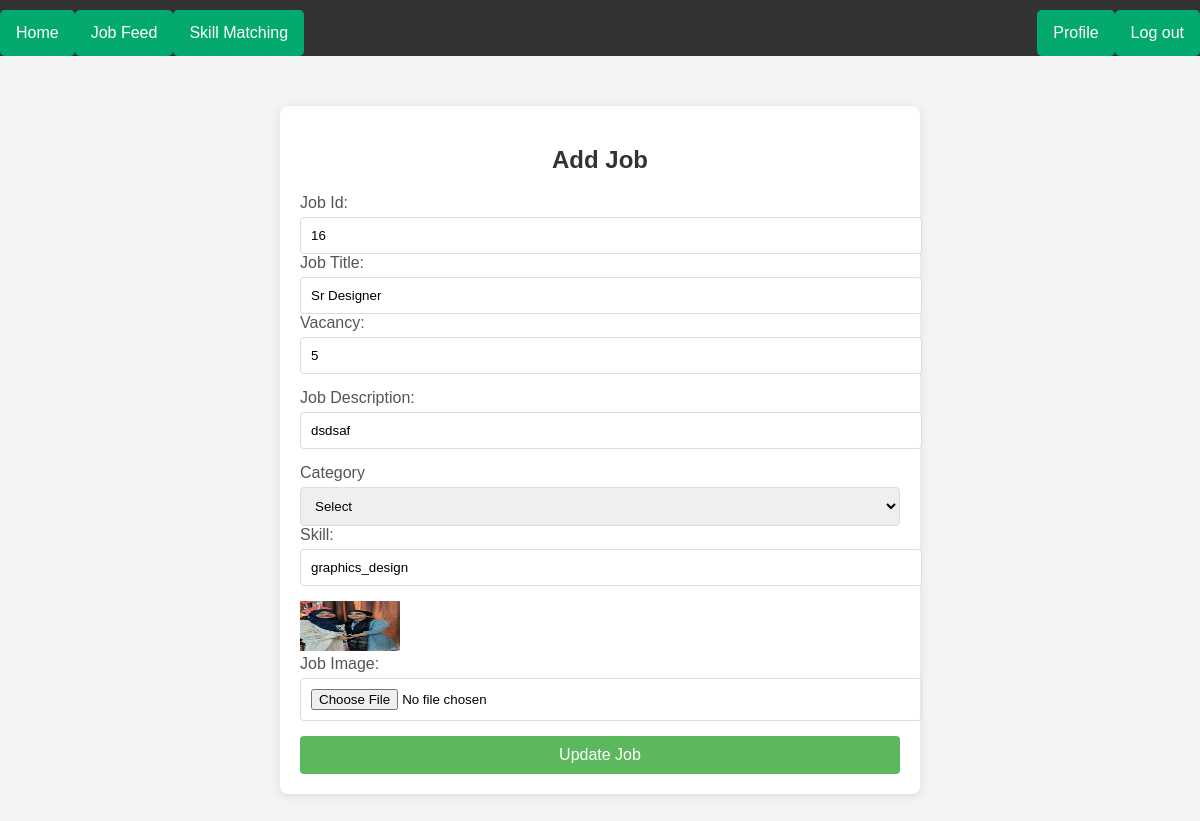
Screenshot of /editJob/16 with the database file from the repository.
### myApp/models.py (models this page shows, shortened)
class JobModel(models.Model):
    JOB_TYPE_CHOICES=[
        ('full_time', 'Full Time'),
        ('part_time', 'Part Time'),
    ]
    SKILLS=[
        ('programming','Programming'),
        ('networking','Networking'),
        ('graphics_design','Graphics_design'),
    ]
    skills=models.CharField(choices=SKILLS,max_length=100,null=True)
    user=models.ForeignKey(customUser,null=True,blank=True,on_delete=models.CASCADE)
    job_title = models.CharField(max_length=200, null=True, blank=True)
    vacancy = models.CharField(max_length=200, null=True, blank=True)
    job_description = models.TextField(null=True, blank=True)
    category = models.CharField(max_length=50, choices=JOB_TYPE_CHOICES, null=True, blank=True)
    image=models.ImageField(upload_to="Media/Pro_pic",null=True)
    created_at=models.DateTimeField(auto_now_add=True,null=True)

### myProject/views.py (the view)
# urls.py: path('editJob/<str:id>', editJob, name='editJob'),
def editJob(request,id):
    job=JobModel.objects.get(id=id)
    if request.method == 'POST':
        Id=request.POST.get('id')
        Job_title = request.POST.get('title')
        vacancy = request.POST.get('vacancy')
        description = request.POST.get('description')
        category = request.POST.get('category')
        skills = request.POST.get('skills')
        job_image = request.FILES.get('Job_Image')
        job = JobModel(
            id=Id,
            user=request.user,
            job_title=Job_title,
            category=category,
            vacancy=vacancy,
            job_description=description,
            image=job_image,
            skills=skills,
        )
        job.save()
        return redirect("createdJob")
    else:
        messages.warning(request,"You are not Recruiter")
    context={
        'job':job
    }
    return render(request,"editJob.html",context)

### Template/editJob.html (shortened to what this page needs)
{% extends 'base.html' %}
{% block body %}
<!DOCTYPE html>
<html lang="en">
<head>
</head>
<body>
    <div class="container">
        <h2>Add Job</h2>
        <form action="" method="POST" enctype="multipart/form-data">
            <div class="form-grup">
                <label for="id">Job Id:</label>
                <input type="text" id="id" name="id" value="{{job.id}}">
            </div>
            <div class="form-grup">
                <label for="title">Job Title:</label>
                <input type="text" id="title" name="title" value="{{job.job_title}}">
            </div>
            <div class="form-group">
                <label for="vacancy">Vacancy:</label>
                <input type="text" id="vacancy" name="vacancy" value="{{job.vacancy}}">
            </div>
            <div class="form-group">
                <label for="description">Job Description:</label>
                <input type="text" id="description" name="description" value="{{job.job_description}}">
            </div>
            <label for="category">Category</label>
            <select id="category" name="category" value="{{job.category}}">
                <option value="">Select</option>
            </select>
            <div class="form-group">
                <label for="skills">Skill:</label>
                <input type="text" id="skills" name="skills" value="{{job.skills}}">
            </div>
            <img src="/{{job.image}}" alt="Image" height="50px" width="100px">
            <div class="form-group">
                <label for="Job_Image">Job Image:</label>
                <input type="file" id="Job_Image" name="Job_Image" accept="image/*">
            </div>
            <button type="submit">Update Job</button>
        </form>
    </div>
</body>
</html>
{% endblock body %}

### Template/base.html (style rules this page uses)
.container { padding: 16px; }
h2 { text-align: center; }

### Template/editJob.html (style rules this page uses)
body { font-family: Arial, sans-serif; background-color: #f4f4f4; margin: 0; padding: 0; }
.container { max-width: 600px; margin: 50px auto; padding: 20px; background: #fff; border-radius: 8px; box-shadow: 0 2px 10px rgba(0, 0, 0, 0.1); }
h2 { text-align: center; color: #333; }
.form-group { margin-bottom: 15px; }
label { display: block; margin-bottom: 5px; color: #555; }
input[type="text"], input[type="number"], input[type="file"], textarea, select { width: 100%; padding: 10px; border: 1px solid #ddd; border-radius: 4px; }
button { width: 100%; padding: 10px; background-color: #5cb85c; border: none; border-radius: 4px; color: white; font-size: 16px; cursor: pointer; }

### rows the page displays
JobModel: id "16", title "Sr Designer", vacancy "5", description "dsdsaf", skills "graphics_design", image (picture)
